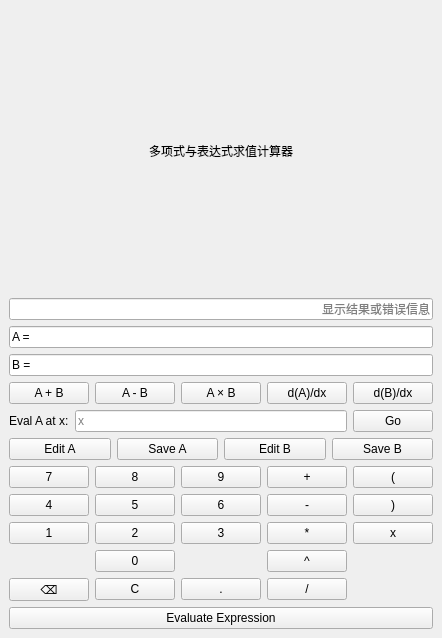
<?xml version="1.0" encoding="UTF-8"?>
<ui version="4.0">
 <class>MainWindow</class>
 <widget class="QMainWindow" name="MainWindow">
  <property name="geometry">
   <rect>
    <x>0</x>
    <y>0</y>
    <width>416</width>
    <height>638</height>
   </rect>
  </property>
  <property name="font">
   <font>
    <family>.AppleSystemUIFont</family>
   </font>
  </property>
  <property name="windowTitle">
   <string>Polynomial Calculator</string>
  </property>
  <widget class="QWidget" name="centralwidget">
   <layout class="QVBoxLayout" name="verticalLayout" stretch="0,0,0,0,0,0,0,0">
    <item>
     <widget class="QLabel" name="labelHint">
      <property name="text">
       <string>多项式与表达式求值计算器</string>
      </property>
      <property name="alignment">
       <set>Qt::AlignmentFlag::AlignCenter</set>
      </property>
     </widget>
    </item>
    <item>
     <widget class="QLineEdit" name="display">
      <property name="alignment">
       <set>Qt::AlignmentFlag::AlignRight|Qt::AlignmentFlag::AlignTrailing|Qt::AlignmentFlag::AlignVCenter</set>
      </property>
      <property name="readOnly">
       <bool>true</bool>
      </property>
      <property name="placeholderText">
       <string>显示结果或错误信息</string>
      </property>
     </widget>
    </item>
    <item>
     <layout class="QVBoxLayout" name="layoutPolys">
      <item>
       <widget class="QLineEdit" name="lineA">
        <property name="text">
         <string>A = </string>
        </property>
        <property name="readOnly">
         <bool>true</bool>
        </property>
       </widget>
      </item>
      <item>
       <widget class="QLineEdit" name="lineB">
        <property name="text">
         <string>B = </string>
        </property>
        <property name="readOnly">
         <bool>true</bool>
        </property>
       </widget>
      </item>
     </layout>
    </item>
    <item>
     <layout class="QHBoxLayout" name="layoutOps">
      <item>
       <widget class="QPushButton" name="btnAdd">
        <property name="text">
         <string>A + B</string>
        </property>
       </widget>
      </item>
      <item>
       <widget class="QPushButton" name="btnSub">
        <property name="text">
         <string>A - B</string>
        </property>
       </widget>
      </item>
      <item>
       <widget class="QPushButton" name="btnMulPoly">
        <property name="text">
         <string>A × B</string>
        </property>
       </widget>
      </item>
      <item>
       <widget class="QPushButton" name="btnDerivA">
        <property name="text">
         <string>d(A)/dx</string>
        </property>
       </widget>
      </item>
      <item>
       <widget class="QPushButton" name="btnDerivB">
        <property name="text">
         <string>d(B)/dx</string>
        </property>
       </widget>
      </item>
     </layout>
    </item>
    <item>
     <layout class="QHBoxLayout" name="layoutEval">
      <item>
       <widget class="QLabel" name="labelEval">
        <property name="text">
         <string>Eval A at x:</string>
        </property>
       </widget>
      </item>
      <item>
       <widget class="QLineEdit" name="xInput">
        <property name="placeholderText">
         <string>x</string>
        </property>
       </widget>
      </item>
      <item>
       <widget class="QPushButton" name="btnEvalA">
        <property name="text">
         <string>Go</string>
        </property>
       </widget>
      </item>
     </layout>
    </item>
    <item>
     <layout class="QHBoxLayout" name="layoutEdit">
      <item>
       <widget class="QPushButton" name="btnEditA">
        <property name="text">
         <string>Edit A</string>
        </property>
       </widget>
      </item>
      <item>
       <widget class="QPushButton" name="btnSaveA">
        <property name="text">
         <string>Save A</string>
        </property>
       </widget>
      </item>
      <item>
       <widget class="QPushButton" name="btnEditB">
        <property name="text">
         <string>Edit B</string>
        </property>
       </widget>
      </item>
      <item>
       <widget class="QPushButton" name="btnSaveB">
        <property name="text">
         <string>Save B</string>
        </property>
       </widget>
      </item>
     </layout>
    </item>
    <item>
     <layout class="QGridLayout" name="layoutKeys">
      <item row="0" column="0">
       <widget class="QPushButton" name="btn7">
        <property name="text">
         <string>7</string>
        </property>
       </widget>
      </item>
      <item row="2" column="4">
       <widget class="QPushButton" name="btnMinus">
        <property name="text">
         <string>-</string>
        </property>
       </widget>
      </item>
      <item row="3" column="0">
       <widget class="QPushButton" name="btn1">
        <property name="text">
         <string>1</string>
        </property>
       </widget>
      </item>
      <item row="2" column="0">
       <widget class="QPushButton" name="btn4">
        <property name="text">
         <string>4</string>
        </property>
       </widget>
      </item>
      <item row="3" column="2">
       <widget class="QPushButton" name="btn3">
        <property name="text">
         <string>3</string>
        </property>
       </widget>
      </item>
      <item row="2" column="1">
       <widget class="QPushButton" name="btn5">
        <property name="text">
         <string>5</string>
        </property>
       </widget>
      </item>
      <item row="0" column="1">
       <widget class="QPushButton" name="btn8">
        <property name="text">
         <string>8</string>
        </property>
       </widget>
      </item>
      <item row="5" column="0">
       <widget class="QPushButton" name="btnBack">
        <property name="text">
         <string>⌫</string>
        </property>
       </widget>
      </item>
      <item row="3" column="1">
       <widget class="QPushButton" name="btn2">
        <property name="text">
         <string>2</string>
        </property>
       </widget>
      </item>
      <item row="3" column="4">
       <widget class="QPushButton" name="btnMul">
        <property name="text">
         <string>*</string>
        </property>
       </widget>
      </item>
      <item row="2" column="2">
       <widget class="QPushButton" name="btn6">
        <property name="text">
         <string>6</string>
        </property>
       </widget>
      </item>
      <item row="5" column="1">
       <widget class="QPushButton" name="btnClear">
        <property name="text">
         <string>C</string>
        </property>
       </widget>
      </item>
      <item row="0" column="2">
       <widget class="QPushButton" name="btn9">
        <property name="text">
         <string>9</string>
        </property>
       </widget>
      </item>
      <item row="4" column="4">
       <widget class="QPushButton" name="btnPow">
        <property name="text">
         <string>^</string>
        </property>
       </widget>
      </item>
      <item row="4" column="1">
       <widget class="QPushButton" name="btn0">
        <property name="text">
         <string>0</string>
        </property>
       </widget>
      </item>
      <item row="5" column="2">
       <widget class="QPushButton" name="btnDot">
        <property name="text">
         <string>.</string>
        </property>
       </widget>
      </item>
      <item row="5" column="4">
       <widget class="QPushButton" name="btnDivide">
        <property name="text">
         <string>/</string>
        </property>
       </widget>
      </item>
      <item row="0" column="4">
       <widget class="QPushButton" name="btnPlus">
        <property name="text">
         <string>+</string>
        </property>
       </widget>
      </item>
      <item row="0" column="5">
       <widget class="QPushButton" name="btnLParen">
        <property name="text">
         <string>(</string>
        </property>
       </widget>
      </item>
      <item row="2" column="5">
       <widget class="QPushButton" name="btnRParen">
        <property name="text">
         <string>)</string>
        </property>
       </widget>
      </item>
      <item row="3" column="5">
       <widget class="QPushButton" name="btnX">
        <property name="text">
         <string>x</string>
        </property>
       </widget>
      </item>
     </layout>
    </item>
    <item>
     <layout class="QHBoxLayout" name="layoutEvalExpression">
      <item>
       <widget class="QPushButton" name="btnEvalExpression">
        <property name="text">
         <string>Evaluate Expression</string>
        </property>
       </widget>
      </item>
     </layout>
    </item>
   </layout>
  </widget>
 </widget>
 <resources/>
 <connections/>
</ui>
